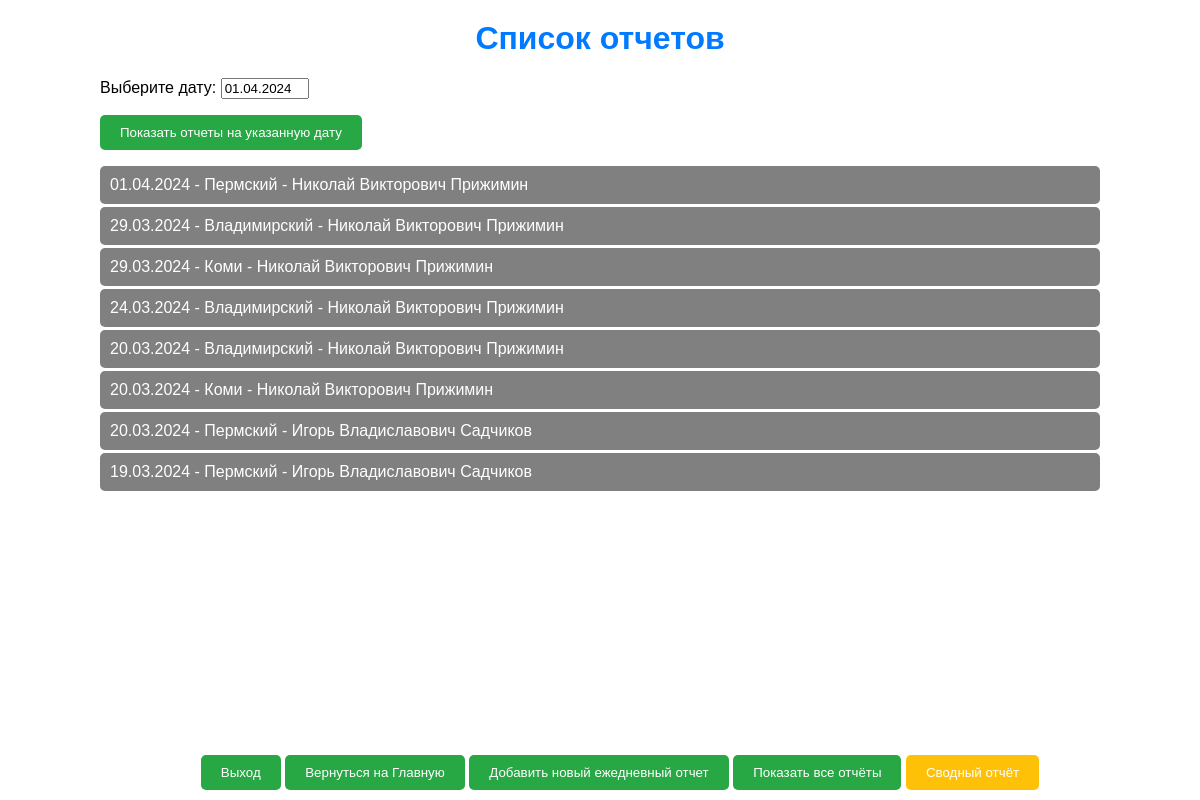
/daily/ (signed in), run on an earlier commit of the app's database.
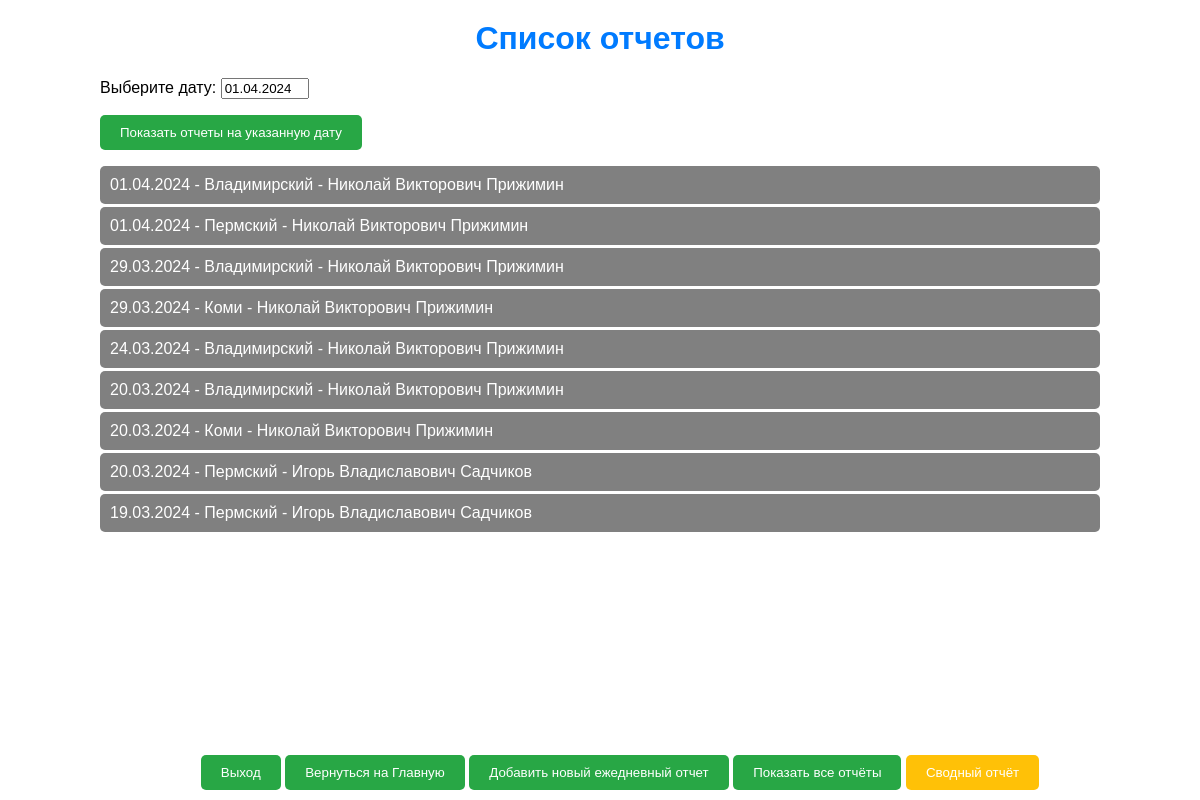
And on a later commit of the database.
### daily/models.py (models this page shows, shortened)
class DailyReport(models.Model):
    created_at = models.DateTimeField('Время создания', auto_now_add=True, editable=False)  # Нередактируемое поле с временем создания
    report_date = models.DateField('Отчётная дата')
    author = models.ForeignKey(User, verbose_name='Автор', on_delete=models.CASCADE)
    department = models.ForeignKey(Department, verbose_name='Филиал', on_delete=models.CASCADE)
    field_1 = models.PositiveSmallIntegerField('Незакрытие постов охраны', default=0)
    field_2 = models.PositiveSmallIntegerField('Отсутствие спец. средств и оружия', default=0)
    field_3 = models.PositiveSmallIntegerField('Ненадлежащее проведение досмотра', default=0)
    field_4 = models.PositiveSmallIntegerField('Самовольное покидание поста', default=0)
    field_5 = models.PositiveSmallIntegerField('Допущение проникновения посторонних лиц', default=0)
    field_6 = models.PositiveSmallIntegerField('Допущение прохода по чужому пропуску (без пропуска)', default=0)
    field_7 = models.PositiveSmallIntegerField('Нахождение на посту в нетрезвом виде', default=0)
    field_8 = models.PositiveSmallIntegerField('Неприбытие ГБР', default=0)
    field_9 = models.PositiveSmallIntegerField('Иные значимые нарушения', default=0)
    field_10 = models.PositiveSmallIntegerField('Количество проведенных проверок СБ за прошедшие сутки', default=0)
    field_11 = models.PositiveSmallIntegerField('Количество направленных претензионных писем за прошедшие сутки', default=0)

class Department(models.Model):
    name = models.CharField(max_length=100)

### daily/views.py (the view)
# urls.py: path('', daily_reports, name='daily_reports'),  # Маршрут по умолчанию для списка отчетов
@login_required
def daily_reports(request):
    user = request.user
    user_departments = UserDepartment.objects.filter(user=user).values_list('department', flat=True)
    reports = DailyReport.objects.filter(department__in=user_departments).order_by('-report_date')
    if request.method == 'POST':
        form = DateForm(request.POST)
        if form.is_valid():
            selected_date = form.cleaned_data['selected_date']
            reports = reports.filter(report_date=selected_date)
    else:
        form = DateForm(initial={'selected_date': get_date_for_report()})
    for report in reports:
        report.user_full_name = f"{report.author.first_name} {report.author.last_name}"
    summary_reports_creators = [user.username for user in CreatorsSummaryReport.objects.first().creators.all()]
    return render(request, 'daily/reports_list.html',
                  {'reports': reports,
                   'form': form,
                   'summary_reports_creators': summary_reports_creators})

### daily/forms.py
class DateForm(forms.Form):
    selected_date = forms.DateField(label='Выберите дату')

### daily/templates/daily/reports_list.html (shortened to what this page needs)
{% load static %}
<!DOCTYPE html>
<html lang="en">
<head>
    <link rel="stylesheet" type="text/css" href="{% static 'css/styles.css' %}">
</head>
<body>
    <div class="container">
        <h1>Список отчетов</h1>
        <div class="button-container">
            <form method="post" class="form-group">
                {{ form.as_p }}
                <button type="submit">Показать отчеты на указанную дату</button>
            </form>
        </div>
        <ul class="report-list">
            {% for report in reports %}
            <li>
                <a href="{% url 'report_details' report.id %}" class="action-button">
                    {{ report.report_date|date:"d.m.Y" }} - {{ report.department.name }} - {{ report.user_full_name }}
                </a>
            </li>
            {% empty %}
            <li>Нет доступных отчетов</li>
            {% endfor %}
        </ul>
    </div>
    <div class="actions">
        <a href="{% url 'accounts:custom_logout' %}" class="action-link">
            <button type="button">Выход</button>
        </a>
        <a href="{% url 'dashboard' %}" class="action-link">
            <button type="button">Вернуться на Главную</button>
        </a>
        <a href="{% url 'add_daily_report' %}" class="action-link">
            <button type="button">Добавить новый ежедневный отчет</button>
        </a>
        <a href="{% url 'daily_reports' %}" class="action-link">
            <button type="button">Показать все отчёты</button>
        </a>
        {% if request.user.username in summary_reports_creators %}
        <a href="{% url 'summary_report' %}" class="action-link">
            <button type="button" class="yellow-button">Сводный отчёт</button>
        </a>
        {% endif %}
    </div>
</body>
</html>

### static/css/styles.css (style rules this page uses)
body { font-family: Arial, sans-serif; margin: 20px; }
h1 { color: #007bff; text-align: center; margin-top: 0; }
.container { width: 90%; max-width: 1000px; margin: 0 auto; }
.login-button, .action-button { background-color: #28a745; color: white; padding: 10px 20px; border: none; border-radius: 5px; cursor: pointer; transition: background-color 0.3s ease; }
.report-list { height: calc(100vh - 260px); overflow-y: auto; list-style-type: none; padding: 0; }
.report-list li { list-style-type: none; margin-bottom: 3px; }
.report-list li a { display: block; padding: 10px; background-color: #808080; color: white; text-decoration: none; border-radius: 5px; }
.actions { position: fixed; bottom: 10px; width: 100%; text-align: center; }
.actions button { background-color: #28a745; color: white; padding: 10px 20px; border: none; border-radius: 5px; cursor: pointer; transition: background-color 0.3s ease; }
.actions a { text-decoration: none; }
.actions button.yellow-button { background-color: #ffc107; color: white; padding: 10px 20px; border: none; border-radius: 5px; cursor: pointer; transition: background-color 0.3s ease; }
input[type="text"], input[type="password"], input[type="email"], input[type="number"], input[type="date"], textarea { width: 80px; }
.form-group button { background-color: #28a745; color: white; padding: 10px 20px; border: none; border-radius: 5px; cursor: pointer; transition: background-color 0.3s ease; }

What changed in the data, as far as the page shows it:
added DailyReport: report_date "01.04.2024", department.name "Владимирский", user_full_name "Николай Викторович Прижимин"
